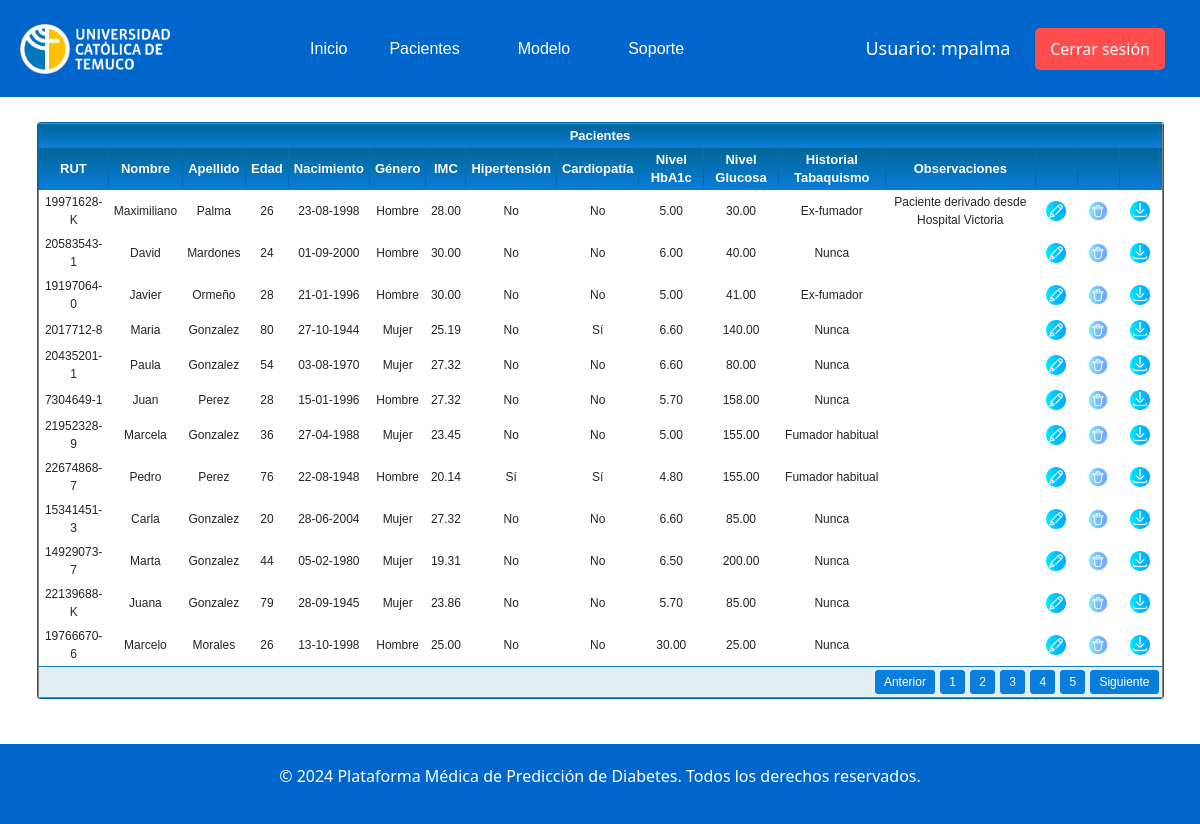
Screenshot of /listado/ (signed in) with the database file from the repository.
### appmodel/models.py (models this page shows, shortened)
class Paciente(models.Model):
    rut = models.CharField(max_length=12)
    nombre = models.CharField(max_length=100)
    apellido = models.CharField(max_length=100)
    edad = models.IntegerField()
    nacimiento = models.DateField()
    genero = models.IntegerField(choices=[(0, 'Mujer'), (1, 'Hombre'),  (2, 'Otro')])
    bmi = models.DecimalField(max_digits=5, decimal_places=2)
    hipertension = models.BooleanField()
    enfermedad_cardiaca = models.BooleanField()
    nivel_hba1c = models.DecimalField(max_digits=4, decimal_places=2)
    nivel_glucosa = models.DecimalField(max_digits=5, decimal_places=2)
    historial_tabaquismo = models.IntegerField(choices=[
        (0, 'Nunca'), (1, 'Ex-fumador'), (2, 'Fumador ocasional'), (3, 'Fumador habitual')
    ])
    observaciones = models.CharField(max_length=250)

### appmodel/views.py (the view)
# urls.py: path('listado/', login_required(views.listado_pacientes), name='listado_pacientes'),
@login_required
def listado_pacientes(request):
    pacientes = Paciente.objects.all()
    return render(request, 'listado.html', {'pacientes': pacientes})

### appmodel/templates/listado.html (shortened to what this page needs)
{% extends 'base.html' %}
{% load static %}
{% block content %}
<div class="datagrid-container">
    <div class="datagrid">
        <div class="table-wrapper">
            <table border="1">
                <thead>
                    <tr>
                        <th colspan="16">Pacientes</th>
                    </tr>
                    <tr>
                        <th>RUT</th>
                        <th>Nombre</th>
                        <th>Apellido</th>
                        <th>Edad</th>
                        <th>Nacimiento</th>
                        <th>Género</th>
                        <th>IMC</th>
                        <th>Hipertensión</th>
                        <th>Cardiopatía</th>
                        <th>Nivel HbA1c</th>
                        <th>Nivel Glucosa</th>
                        <th>Historial Tabaquismo</th>
                        <th>Observaciones</th>
                        <th> </th>
                        <th> </th>
                        <th> </th>
                    </tr>
                </thead>
                <tbody>
                    {% for paciente in pacientes %}
                    <tr id="row-{{ paciente.id }}">
                        <form method="post" action="{% url 'editar_paciente' paciente.id %}">
                            <td>
                                <span id="rut-{{ paciente.id }}">{{ paciente.rut }}</span>
                            </td>
                            <td>
                                <span id="nombre-{{ paciente.id }}">{{ paciente.nombre }}</span>
                            </td>
                            <td>
                                <span id="apellido-{{ paciente.id }}">{{ paciente.apellido }}</span>
                            </td>
                            <td>
                                <span id="edad-{{ paciente.id }}">{{ paciente.edad }}</span>
                            </td>
                            <td>
                                <span id="nacimiento-{{ paciente.id }}">{{ paciente.nacimiento|date:"d-m-Y" }}</span>
                            </td>
                            <td>
                                <span id="genero-{{ paciente.id }}">
                                    {% if paciente.genero == 1 %} Hombre
                                    {% elif paciente.genero == 0 %} Mujer
                                    {% else %} Otro
                                    {% endif %}
                                </span>
                            </td>
                            <td>
                                <span id="bmi-{{ paciente.id }}">{{ paciente.bmi }}</span>
                            </td>
                            <td>
                                <span id="hipertension-{{ paciente.id }}">{{ paciente.hipertension|yesno:"Sí,No" }}</span>
                            </td>
                            <td>
                                <span id="cardiopatia-{{ paciente.id }}">{{ paciente.enfermedad_cardiaca|yesno:"Sí,No" }}</span>
                            </td>
                            <td>
                                <span id="hba1c-{{ paciente.id }}">{{ paciente.nivel_hba1c }}</span>
                            </td>
                            <td>
                                <span id="glucosa-{{ paciente.id }}">{{ paciente.nivel_glucosa }}</span>
                            </td>
                            <td>
                                <span id="tabaquismo-{{ paciente.id }}">
                                    {% if paciente.historial_tabaquismo == 0 %} Nunca
                                    {% elif paciente.historial_tabaquismo == 1 %} Ex-fumador
                                    {% elif paciente.historial_tabaquismo == 2 %} Fumador ocasional
                                    {% else %} Fumador habitual
                                    {% endif %}
                                </span>
                            </td>
                            <td>
                                <span id="observaciones-{{ paciente.id }}">{{ paciente.observaciones }}</span>
                            </td>
                            <td>
                                <button type="button" id="edit-button-{{ paciente.id }}" style="border: none; background: none; cursor: pointer;">
                                    <img src="{% static 'editar.png' %}" alt="Editar" style="width: 20px; height: 20px;">
                                </button>
                            </td>
                        </form>
                        <td>
                            <form method="post" action="{% url 'eliminar_paciente' paciente.id %}" style="display:inline;">
                                <button type="submit" onclick="return confirm('¿Estás seguro de que deseas eliminar este paciente?');" style="border: none; background: none; cursor: pointer;">
                                    <img src="{% static 'eliminar.png' %}" alt="Eliminar" style="width: 20px; height: 20px;">
                                </button>
                            </form>
                        </td>
                        <td>
                            <form method="post" action="{% url 'reporte_paciente' paciente.id %}" style="display:inline;">
                                <button type="submit" style="border: none; background: none; cursor: pointer;">
                                    <img src="{% static 'descargar.png' %}" alt="Descargar" style="width: 20px; height: 20px;">
                                </button>
                            </form>
                        </td>
                    </tr>
                    {% empty %}
                    <tr>
                        <td colspan="16">No hay pacientes registrados</td>
                    </tr>
                    {% endfor %}
                </tbody>
                <tfoot>
                    <tr>
                        <td colspan="16">
                            <div id="paging">
                                <ul>
                                    <li><a href="#"><span>Anterior</span></a></li>
                                    <li><a href="#" class="active"><span>1</span></a></li>
                                    <li><a href="#"><span>2</span></a></li>
                                    <li><a href="#"><span>3</span></a></li>
                                    <li><a href="#"><span>4</span></a></li>
                                    <li><a href="#"><span>5</span></a></li>
                                    <li><a href="#"><span>Siguiente</span></a></li>
                                </ul>
                            </div>
                        </td>
                    </tr>
                </tfoot>
            </table>
        </div>
    </div>
</div>
{% endblock %}

### appmodel/templates/base.html (shortened to what this page needs)
{% load static %}
<!DOCTYPE html>
<html lang="es">
<head>
    <link rel="stylesheet" href="{% static 'styles.css' %}">
    <link href="https://cdn.jsdelivr.net/npm/bootstrap@5.3.3/dist/css/bootstrap.min.css" rel="stylesheet">
    <link rel="stylesheet" href="https://code.jquery.com/ui/1.12.1/themes/base/jquery-ui.css">
</head>
<body>
    <header>
        <div class="logo">
            <img src="{% static 'logo_ici.png' %}" alt="Logo Universidad Católica de Temuco">
        </div>
        <nav>
            <ul>
                <a href="{% url 'inicio' %}"> <button class="button primary dropbtn" >Inicio</button> </a>
                <div class="dropdown">
                    <button class="dropbtn">Pacientes</button>
                </div>
                <div class="dropdown">
                    <button class="dropbtn">Modelo</button>
                </div>
                <div class="dropdown">
                    <button class="dropbtn" >Soporte</button>
                </div>
            </ul>
        </nav>
        <div class="user-info-container">
            <span>Usuario: {{ user.username}}</span>
            <a href="/logout" class="logout-button">Cerrar sesión</a>
        </div>
    </header>
    <body>
        {% block content %}
        {% endblock %}
    </body>
    <footer>
        {% if user.is_authenticated %}
            <p>&copy; 2024 Plataforma Médica de Predicción de Diabetes. Todos los derechos reservados.</p>
        {% else %}
            <p>&copy; 2024 Plataforma Médica de Predicción de Diabetes. Todos los derechos reservados. NO AUTENTICADO</p>
        {% endif %}
    </footer>
</body>
</html>

### appmodel/static/styles.css (style rules this page uses)
body { font-family: Arial, sans-serif; background-color: #f0f8ff; color: #333; margin: 0; padding: 0; padding-bottom: 100px; }
header { background-color: #0066cc; color: white; padding: 20px; display: flex; justify-content: space-between; align-items: center; }
footer { text-align: center; padding: 20px; background-color: #0066cc; color: white; position: fixed; width: 100%; bottom: 0; }
.user-info-container { background-color: #0066cc; padding: 15px; border-radius: 8px; display: inline-block; color: white; font-size: 18px; }
.user-info-container span { margin-right: 20px; }
.logout-button { background-color: #ff4c4c; color: white; padding: 10px 15px; border: none; border-radius: 5px; text-decoration: none; font-size: 16px; cursor: pointer; transition: background-color 0.3s ease; }
.logo img { height: 50px; }
nav ul { list-style-type: none; margin: 0; padding: 0; display: flex; }
.button { border: none; color: white; padding: 14px 28px; cursor: pointer; border-radius: 5px; margin-right: 10px; font-family: 'Arial', sans-serif; font-size: 16px; transition: background-color 0.3s ease; }
.primary { background-color: #0066cc; }
.dropbtn { background-color: #0066cc; color: white; padding: 16px; font-size: 16px; border: none; transition: background-color 0.3s ease; cursor: pointer; border-radius: 5px; margin-right: 10px; font-family: 'Arial', sans-serif; }
.dropdown { position: relative; display: inline-block; transition: background-color 0.3s ease; cursor: pointer; border-radius: 5px; margin-right: 16px; font-family: 'Arial', sans-serif; font-size: 16px; }
.datagrid-container { display: flex; justify-content: space-between; margin: 25px; gap: 2%; }
.datagrid { font: normal 12px/150% Arial, Helvetica, sans-serif; background: #fff; overflow: hidden; border: 1px solid #006699; -webkit-border-radius: 3px; -moz-border-radius: 3px; border-radius: 3px; display: inline-block; flex: 1; margin: 0 1%; }
.datagrid table { width: 100%; border-collapse: collapse; text-align: center; }
.datagrid table td, .datagrid table th { padding: 3px 5px; }
.datagrid table thead th { background: -webkit-gradient(linear, left top, left bottom, color-stop(0.05, #006699), color-stop(1, #0b7dda)); background: -moz-linear-gradient(center top, #006699 5%, #00557F 100%); filter: progid:DXImageTransform.Microsoft.gradient(startColorstr='#006699', endColorstr='#00557F'); background-color: #006699; color: #FFFFFF; font-size: 13px; font-weight: bold; border-left: 1px solid #0070A8; }
.datagrid table tfoot td div { border-top: 1px solid #0b7dda; background: #E1EEF4; }
.datagrid table tfoot td { padding: 0; font-size: 12px; }
.datagrid table tfoot td div { padding: 2px; }
.datagrid table tfoot td ul { margin: 0; padding: 0; list-style: none; text-align: right; }
.datagrid table tfoot li { display: inline; }
.datagrid table tfoot li a { text-decoration: none; display: inline-block; padding: 2px 8px; margin: 1px; color: #FFFFFF; border: 1px solid #0b7dda; -webkit-border-radius: 3px; -moz-border-radius: 3px; border-radius: 3px; background: -webkit-gradient(linear, left top, left bottom, color-stop(0.05, #0b7dda), color-stop(1, #0b7dda)); background: -moz-linear-gradient(center top, #0b7dda 5%, #0b7dda 100%); filter: progid:DXImageTransform.Microsoft.gradient(startColorstr='#006699', endColorstr='#00557F'); background-color: #0b7dda; }
ul { text-align: left; }

### appmodel/templates/listado.html (style rules this page uses)
.table-wrapper { max-width: 100%; overflow-x: auto; }
table { width: 100%; border-collapse: collapse; }
table th, table td { padding: 8px; text-align: center; }

### rows the page displays
Paciente: rut "19971628-K", nombre "Maximiliano", apellido "Palma", edad "26", nacimiento "23-08-1998", genero "Hombre", bmi "28.00", hipertension "No", enfermedad_cardiaca "No", nivel_hba1c "5.00", nivel_glucosa "30.00", historial_tabaquismo "Ex-fumador", observaciones "Paciente derivado desde Hospital Victoria"
Paciente: rut "20583543-1", nombre "David", apellido "Mardones", edad "24", nacimiento "01-09-2000", genero "Hombre", bmi "30.00", hipertension "No", enfermedad_cardiaca "No", nivel_hba1c "6.00", nivel_glucosa "40.00", historial_tabaquismo "Nunca"
Paciente: rut "19197064-0", nombre "Javier", apellido "Ormeño", edad "28", nacimiento "21-01-1996", genero "Hombre", bmi "30.00", hipertension "No", enfermedad_cardiaca "No", nivel_hba1c "5.00", nivel_glucosa "41.00", historial_tabaquismo "Ex-fumador"
Paciente: rut "2017712-8", nombre "Maria", apellido "Gonzalez", edad "80", nacimiento "27-10-1944", genero "Mujer", bmi "25.19", hipertension "No", enfermedad_cardiaca "Sí", nivel_hba1c "6.60", nivel_glucosa "140.00", historial_tabaquismo "Nunca"
Paciente: rut "20435201-1", nombre "Paula", apellido "Gonzalez", edad "54", nacimiento "03-08-1970", genero "Mujer", bmi "27.32", hipertension "No", enfermedad_cardiaca "No", nivel_hba1c "6.60", nivel_glucosa "80.00", historial_tabaquismo "Nunca"
Paciente: rut "7304649-1", nombre "Juan", apellido "Perez", edad "28", nacimiento "15-01-1996", genero "Hombre", bmi "27.32", hipertension "No", enfermedad_cardiaca "No", nivel_hba1c "5.70", nivel_glucosa "158.00", historial_tabaquismo "Nunca"
Paciente: rut "21952328-9", nombre "Marcela", apellido "Gonzalez", edad "36", nacimiento "27-04-1988", genero "Mujer", bmi "23.45", hipertension "No", enfermedad_cardiaca "No", nivel_hba1c "5.00", nivel_glucosa "155.00", historial_tabaquismo "Fumador habitual"
Paciente: rut "22674868-7", nombre "Pedro", apellido "Perez", edad "76", nacimiento "22-08-1948", genero "Hombre", bmi "20.14", hipertension "Sí", enfermedad_cardiaca "Sí", nivel_hba1c "4.80", nivel_glucosa "155.00", historial_tabaquismo "Fumador habitual"
Paciente: rut "15341451-3", nombre "Carla", apellido "Gonzalez", edad "20", nacimiento "28-06-2004", genero "Mujer", bmi "27.32", hipertension "No", enfermedad_cardiaca "No", nivel_hba1c "6.60", nivel_glucosa "85.00", historial_tabaquismo "Nunca"
Paciente: rut "14929073-7", nombre "Marta", apellido "Gonzalez", edad "44", nacimiento "05-02-1980", genero "Mujer", bmi "19.31", hipertension "No", enfermedad_cardiaca "No", nivel_hba1c "6.50", nivel_glucosa "200.00", historial_tabaquismo "Nunca"
Paciente: rut "22139688-K", nombre "Juana", apellido "Gonzalez", edad "79", nacimiento "28-09-1945", genero "Mujer", bmi "23.86", hipertension "No", enfermedad_cardiaca "No", nivel_hba1c "5.70", nivel_glucosa "85.00", historial_tabaquismo "Nunca"
Paciente: rut "19766670-6", nombre "Marcelo", apellido "Morales", edad "26", nacimiento "13-10-1998", genero "Hombre", bmi "25.00", hipertension "No", enfermedad_cardiaca "No", nivel_hba1c "30.00", nivel_glucosa "25.00", historial_tabaquismo "Nunca"

### other values shown
{{ user.username }} "mpalma"
